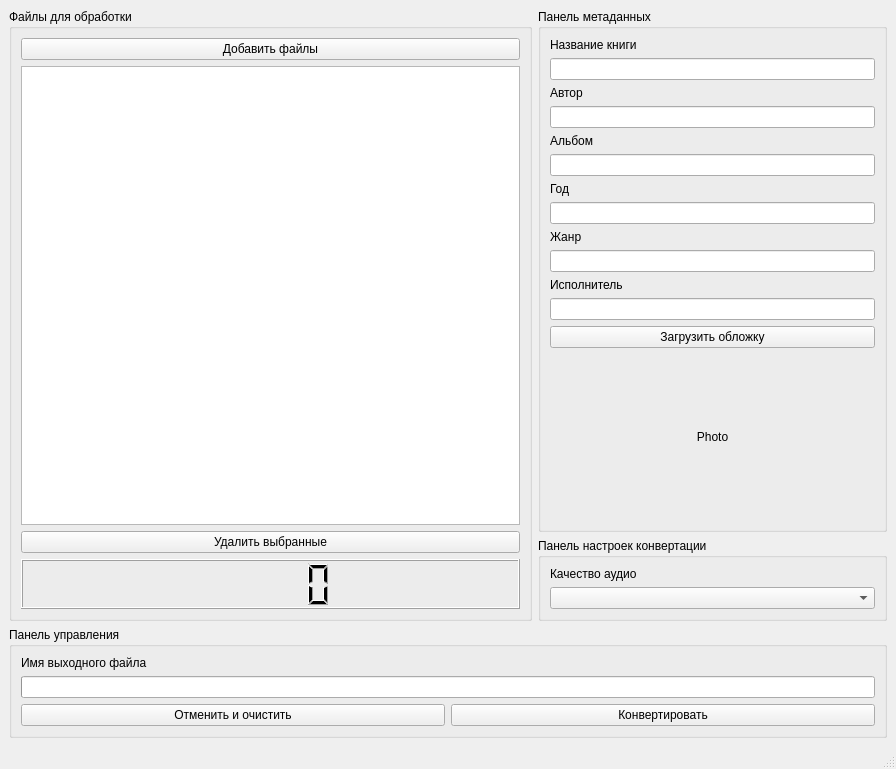
<?xml version="1.0" encoding="UTF-8"?>
<ui version="4.0">
    <class>MainWindow</class>
    <widget class="QMainWindow" name="MainWindow">
        <property name="geometry">
            <rect>
                <x>0</x>
                <y>0</y>
                <width>896</width>
                <height>769</height>
            </rect>
        </property>
        <property name="windowTitle">
            <string>MainWindow</string>
        </property>
        <widget class="QWidget" name="centralwidget">
            <layout class="QGridLayout" name="gridLayout_3">
                <item row="0" column="0">
                    <layout class="QGridLayout" name="gridLayout_2" columnstretch="6,4">
                        <item row="0" column="0" rowspan="2">
                            <widget class="QGroupBox" name="groupBox_files">
                                <property name="title">
                                    <string>Файлы для обработки</string>
                                </property>
                                <layout class="QVBoxLayout" name="verticalLayout">
                                    <item>
                                        <widget class="QPushButton" name="pushButton">
                                            <property name="text">
                                                <string>Добавить файлы</string>
                                            </property>
                                        </widget>
                                    </item>
                                    <item>
                                        <widget class="QListWidget" name="listWidget"/>
                                    </item>
                                    <item>
                                        <widget class="QPushButton" name="pushButton_2">
                                            <property name="text">
                                                <string>Удалить выбранные</string>
                                            </property>
                                        </widget>
                                    </item>
                                    <item>
                                        <widget class="QLCDNumber" name="lcdNumber">
                                            <property name="minimumSize">
                                                <size>
                                                    <width>0</width>
                                                    <height>50</height>
                                                </size>
                                            </property>
                                            <property name="smallDecimalPoint">
                                                <bool>false</bool>
                                            </property>
                                        </widget>
                                    </item>
                                </layout>
                            </widget>
                        </item>
                        <item row="0" column="1">
                            <widget class="QGroupBox" name="MetadataPanel">
                                <property name="title">
                                    <string>Панель метаданных</string>
                                </property>
                                <layout class="QVBoxLayout" name="verticalLayout_6">
                                    <item>
                                        <layout class="QVBoxLayout" name="verticalLayout_2">
                                            <item>
                                                <widget class="QLabel" name="label_book_name">
                                                    <property name="text">
                                                        <string>Название книги</string>
                                                    </property>
                                                </widget>
                                            </item>
                                            <item>
                                                <widget class="QLineEdit" name="lineEdit_title"/>
                                            </item>
                                        </layout>
                                    </item>
                                    <item>
                                        <layout class="QVBoxLayout" name="verticalLayout_3">
                                            <item>
                                                <widget class="QLabel" name="label_autor_name">
                                                    <property name="text">
                                                        <string>Автор</string>
                                                    </property>
                                                </widget>
                                            </item>
                                            <item>
                                                <widget class="QLineEdit" name="lineEdit_artist"/>
                                            </item>
                                        </layout>
                                    </item>
                                    <item>
                                        <layout class="QVBoxLayout" name="verticalLayout_4">
                                            <item>
                                                <widget class="QLabel" name="label_album_name">
                                                    <property name="text">
                                                        <string>Альбом</string>
                                                    </property>
                                                </widget>
                                            </item>
                                            <item>
                                                <widget class="QLineEdit" name="lineEdit_album"/>
                                            </item>
                                        </layout>
                                    </item>
                                    <item>
                                        <layout class="QVBoxLayout" name="verticalLayout_10">
                                            <item>
                                                <widget class="QLabel" name="label_album_name_3">
                                                    <property name="text">
                                                        <string>Год</string>
                                                    </property>
                                                </widget>
                                            </item>
                                            <item>
                                                <widget class="QLineEdit" name="lineEdit_year"/>
                                            </item>
                                        </layout>
                                    </item>
                                    <item>
                                        <layout class="QVBoxLayout" name="verticalLayout_5">
                                            <item>
                                                <widget class="QLabel" name="label_genre_name">
                                                    <property name="text">
                                                        <string>Жанр</string>
                                                    </property>
                                                </widget>
                                            </item>
                                            <item>
                                                <widget class="QLineEdit" name="lineEdit_genre"/>
                                            </item>
                                            <item>
                                                <layout class="QVBoxLayout" name="verticalLayout_11">
                                                    <item>
                                                        <widget class="QLabel" name="label_albumartist">
                                                            <property name="text">
                                                                <string>Исполнитель</string>
                                                            </property>
                                                        </widget>
                                                    </item>
                                                    <item>
                                                        <widget class="QLineEdit" name="lineEdit_albumartist"/>
                                                    </item>
                                                </layout>
                                            </item>
                                        </layout>
                                    </item>
                                    <item>
                                        <layout class="QGridLayout" name="gridLayout">
                                            <item row="2" column="0">
                                                <widget class="QLabel" name="label_cover_of_book">
                                                    <property name="minimumSize">
                                                        <size>
                                                            <width>150</width>
                                                            <height>150</height>
                                                        </size>
                                                    </property>
                                                    <property name="text">
                                                        <string>Photo</string>
                                                    </property>
                                                    <property name="alignment">
                                                        <set>Qt::AlignCenter</set>
                                                    </property>
                                                </widget>
                                            </item>
                                            <item row="0" column="0">
                                                <widget class="QPushButton" name="pushButton_upload_cover">
                                                    <property name="text">
                                                        <string>Загрузить обложку</string>
                                                    </property>
                                                </widget>
                                            </item>
                                            <item row="3" column="0">
                                                <spacer name="verticalSpacer_2">
                                                    <property name="orientation">
                                                        <enum>Qt::Vertical</enum>
                                                    </property>
                                                    <property name="sizeHint" stdset="0">
                                                        <size>
                                                            <width>20</width>
                                                            <height>40</height>
                                                        </size>
                                                    </property>
                                                </spacer>
                                            </item>
                                            <item row="1" column="0">
                                                <spacer name="verticalSpacer">
                                                    <property name="orientation">
                                                        <enum>Qt::Vertical</enum>
                                                    </property>
                                                    <property name="sizeHint" stdset="0">
                                                        <size>
                                                            <width>20</width>
                                                            <height>40</height>
                                                        </size>
                                                    </property>
                                                </spacer>
                                            </item>
                                        </layout>
                                    </item>
                                </layout>
                            </widget>
                        </item>
                        <item row="4" column="0" colspan="2">
                            <widget class="QGroupBox" name="ControlPanel">
                                <property name="title">
                                    <string>Панель управления</string>
                                </property>
                                <layout class="QGridLayout" name="gridLayout_4" columnstretch="7,3">
                                    <item row="0" column="0">
                                        <widget class="QLabel" name="label_progress_description">
                                            <property name="text">
                                                <string>Имя выходного файла</string>
                                            </property>
                                        </widget>
                                    </item>
                                    <item row="3" column="0" colspan="2">
                                        <widget class="QProgressBar" name="progressBar">
                                            <property name="value">
                                                <number>0</number>
                                            </property>
                                            <property name="textVisible">
                                                <bool>false</bool>
                                            </property>
                                        </widget>
                                    </item>
                                    <item row="4" column="0" colspan="2">
                                        <layout class="QHBoxLayout" name="horizontalLayout">
                                            <item>
                                                <widget class="QPushButton" name="pushButton_stop_and_clean">
                                                    <property name="text">
                                                        <string>Отменить и очистить</string>
                                                    </property>
                                                </widget>
                                            </item>
                                            <item>
                                                <widget class="QPushButton" name="pushButton_convert">
                                                    <property name="text">
                                                        <string>Конвертировать</string>
                                                    </property>
                                                </widget>
                                            </item>
                                        </layout>
                                    </item>
                                </layout>
                            </widget>
                        </item>
                        <item row="1" column="1">
                            <widget class="QGroupBox" name="ConversionSettingsPanel">
                                <property name="title">
                                    <string>Панель настроек конвертации</string>
                                </property>
                                <layout class="QVBoxLayout" name="verticalLayout_8">
                                    <item>
                                        <layout class="QVBoxLayout" name="verticalLayout_7">
                                            <item>
                                                <widget class="QLabel" name="label_audio_quality">
                                                    <property name="text">
                                                        <string>Качество аудио</string>
                                                    </property>
                                                </widget>
                                            </item>
                                            <item>
                                                <widget class="QComboBox" name="comboBox_audio_quality"/>
                                            </item>
                                        </layout>
                                    </item>
                                </layout>
                            </widget>
                        </item>
                    </layout>
                </item>
            </layout>
        </widget>
        <widget class="QMenuBar" name="menubar">
            <property name="geometry">
                <rect>
                    <x>0</x>
                    <y>0</y>
                    <width>896</width>
                    <height>21</height>
                </rect>
            </property>
        </widget>
        <widget class="QStatusBar" name="statusbar"/>
    </widget>
    <resources/>
    <connections/>
</ui>
